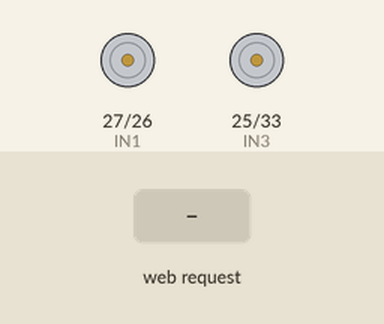
Bench run of a sketch on a simulated ESP32. On the bench: motor-driver pin pairs drawn as motors (green arrow = first pin HIGH = forward, orange = second pin HIGH = backward, longer = more drive, scaled by the enable pin). The test bench sets the inputs (shaded band). WiFi joins after 1.5 s; servers stay silent unless stated; what the sketch prints to the serial monitor is not drawn.

Above: at 1.2 s.
1.3 s: HTTP request GET /control?fb=1 received
At 2.1 s:
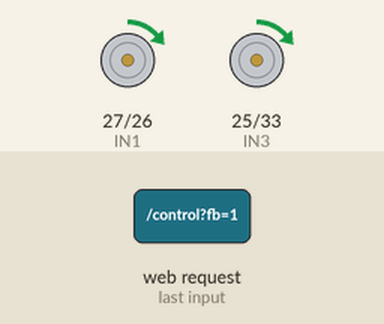
2.8 s: HTTP request GET /control?fb=120 received
At 3.3 s:
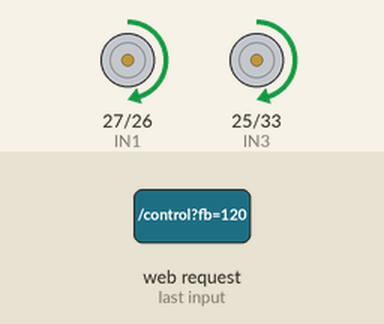
4.3 s: HTTP request GET /control?lr=1 received
At 5.5 s:
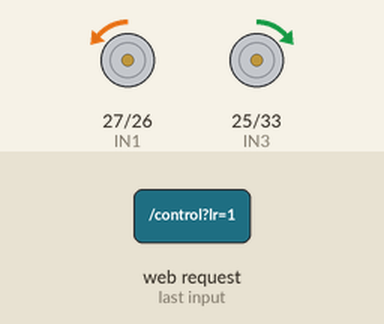
5.8 s: HTTP request GET /control?lr=120 received
At 6.8 s:
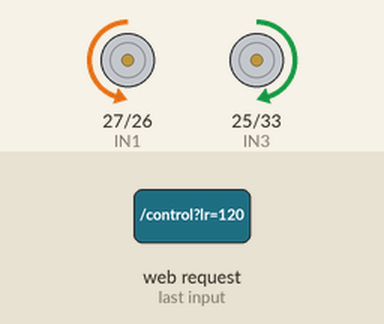
7.3 s: HTTP request GET /control?fb=1&lr=1 received
At 7.9 s:
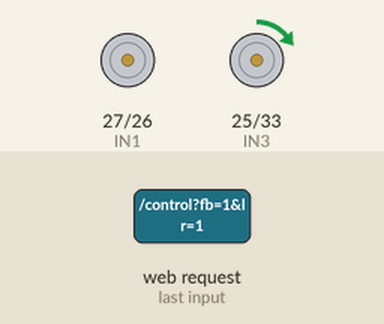
8.8 s: HTTP request GET /control?fb=120&lr=120 received
At 10.2 s:
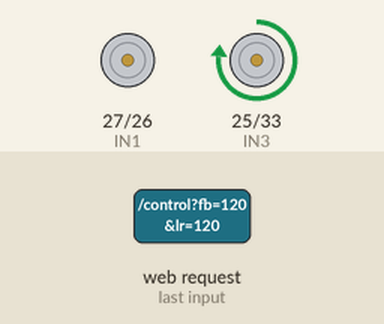
Timing chart, 0 to 11.3 s (numbered marks = the images above; inputs shaded):
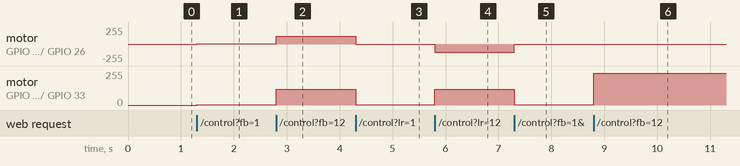

Measured:
- after the input at 1.3 s, motor on GPIO 27 (IN1) / GPIO 26 (IN2), motor on GPIO 25 (IN3) / GPIO 33 (IN4): stopped → forward 1/255 at once
- after the input at 2.8 s, motor on GPIO 27 (IN1) / GPIO 26 (IN2), motor on GPIO 25 (IN3) / GPIO 33 (IN4): forward 1/255 → forward 120/255 at once
- after the input at 4.3 s, motor on GPIO 27 (IN1) / GPIO 26 (IN2): forward 120/255 → backward 1/255 at once; motor on GPIO 25 (IN3) / GPIO 33 (IN4): forward 120/255 → forward 1/255 at once
- after the input at 5.8 s, motor on GPIO 27 (IN1) / GPIO 26 (IN2): backward 1/255 → backward 120/255 at once; motor on GPIO 25 (IN3) / GPIO 33 (IN4): forward 1/255 → forward 120/255 at once
- after the input at 7.3 s, motor on GPIO 27 (IN1) / GPIO 26 (IN2): backward 120/255 → stopped at once; motor on GPIO 25 (IN3) / GPIO 33 (IN4): forward 120/255 → forward 2/255 at once
- after the input at 8.8 s, motor on GPIO 25 (IN3) / GPIO 33 (IN4): forward 2/255 → forward 240/255 at once

The sketch:

ESP32_WiFi_Rc_Car.ino
```cpp
#include <WiFi.h>
#include <WebServer.h>

// WiFi credentials
const char* ssid = "Barcode_Car";
const char* password = "12345678";

WebServer server(80);

// Motor pins
const int IN1 = 27, IN2 = 26; // Left motor direction
const int IN3 = 25, IN4 = 33; // Right motor direction
const int ENA = 14; // Left motor speed (PWM)
const int ENB = 12; // Right motor speed (PWM)

void setup() {
  Serial.begin(115200);

  pinMode(IN1, OUTPUT); pinMode(IN2, OUTPUT);
  pinMode(IN3, OUTPUT); pinMode(IN4, OUTPUT);
  pinMode(ENA, OUTPUT); pinMode(ENB, OUTPUT);

  WiFi.softAP(ssid, password);
  Serial.println("WiFi Started. Connect to: Barcode_Car");

  server.on("/", handleRoot);
  server.on("/control", handleControl);
  server.begin();
}

void loop() {
  server.handleClient();
}

void handleRoot() {
  String html = R"rawliteral(
    <!DOCTYPE html><html>
    <head>
      <meta name="viewport" content="width=device-width, initial-scale=1">
      <style>
        body {
          font-family: sans-serif;
          margin: 0;
          padding: 0;
          background: #d7f9d7;
        }
        header {
          background-color: #2ecc71;
          color: white;
          padding: 15px;
          text-align: center;
          font-size: 22px;
          font-weight: bold;
          box-shadow: 0 2px 5px rgba(0,0,0,0.2);
        }
        .container {
          display: flex;
          height: calc(100vh - 60px);
          justify-content: space-between;
          align-items: center;
          padding: 20px;
        }
        .vertical-slider {
          writing-mode: bt-lr;
          -webkit-appearance: slider-vertical;
          width: 50px;
          height: 300px;
          background-color: #eafbe7;
        }
        .horizontal-slider {
          width: 300px;
          height: 40px;
          background-color: #eafbe7;
        }
        .label {
          font-size: 16px;
          text-align: center;
          margin-bottom: 10px;
          color: #2c3e50;
        }
        .left, .right {
          display: flex;
          flex-direction: column;
          align-items: center;
        }
      </style>
    </head>
    <body>
      <header>Barcode Car controller</header>
      <div class="container">
        <div class="left">
          <div class="label">Forward / Backward</div>
          <input type="range" min="-255" max="255" value="0" class="vertical-slider" id="fbSlider">
        </div>
        <div class="right">
          <div class="label">Left / Right</div>
          <input type="range" min="-255" max="255" value="0" class="horizontal-slider" id="lrSlider">
        </div>
      </div>

      <script>
        let fb = 0, lr = 0;
        setInterval(() => {
          fb = document.getElementById("fbSlider").value;
          lr = document.getElementById("lrSlider").value;
          fetch(`/control?fb=${fb}&lr=${lr}`);
        }, 150);
      </script>
    </body>
    </html>
  )rawliteral";

  server.send(200, "text/html", html);
}

void handleControl() {
  int fb = server.arg("fb").toInt(); // Forward/Backward
  int lr = server.arg("lr").toInt(); // Left/Right

  int leftSpeed = constrain(fb - lr, -255, 255);
  int rightSpeed = constrain(fb + lr, -255, 255);

  setMotor(leftSpeed, rightSpeed);
  server.send(200, "text/plain", "OK");
}

void setMotor(int left, int right) {
  // Left motor direction
  if (left > 0) {
    digitalWrite(IN1, HIGH); digitalWrite(IN2, LOW);
  } else if (left < 0) {
    digitalWrite(IN1, LOW); digitalWrite(IN2, HIGH);
  } else {
    digitalWrite(IN1, LOW); digitalWrite(IN2, LOW);
  }

  // Right motor direction
  if (right > 0) {
    digitalWrite(IN3, HIGH); digitalWrite(IN4, LOW);
  } else if (right < 0) {
    digitalWrite(IN3, LOW); digitalWrite(IN4, HIGH);
  } else {
    digitalWrite(IN3, LOW); digitalWrite(IN4, LOW);
  }

  analogWrite(ENA, abs(left));
  analogWrite(ENB, abs(right));
}
```
